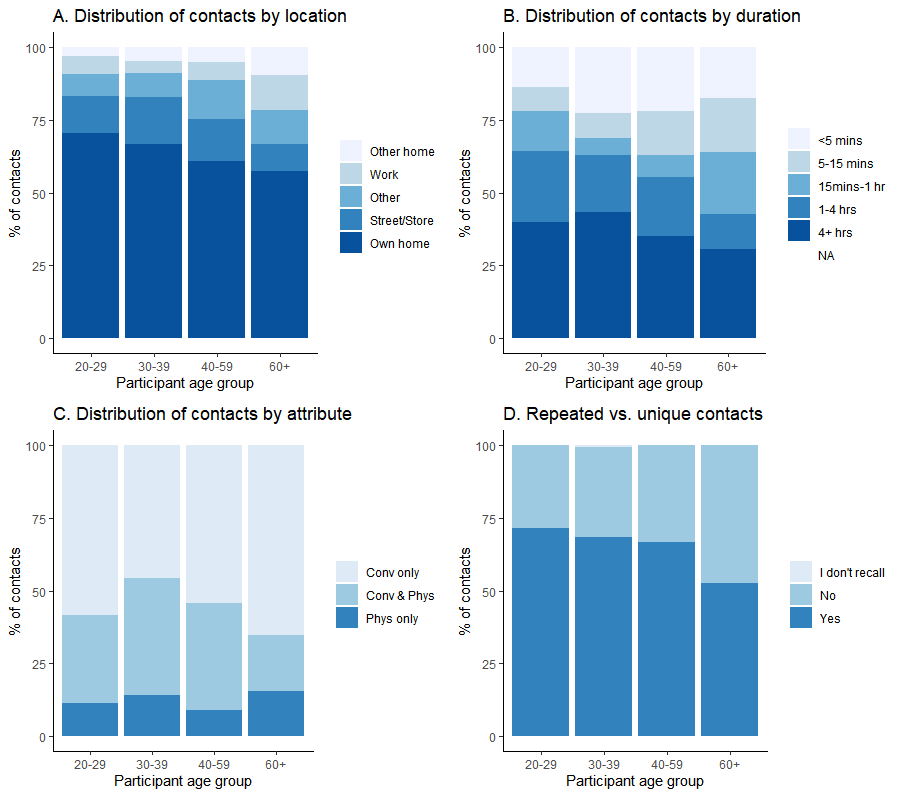

Source code (R):
## Datasets ---------------------------------
contact<-readRDS('./Phase1/Datasets/contact.rds')
part<-readRDS('./Phase1/Datasets/participant.rds')

# Packages ---------------------------------
list.of.packages <- c(
  "reshape2",
  "ggplot2",
  "ggpubr",
  "dplyr",
  "tidyverse",
  "kableExtra",
  "gridExtra",
  "RColorBrewer",
  "cowplot",
  "cellranger"
)
new.packages <- list.of.packages[!(list.of.packages %in% installed.packages()[,"Package"])]
if(length(new.packages)) install.packages(new.packages)
invisible(lapply(list.of.packages,library,character.only=T))
rm(list.of.packages,new.packages) #Removes lists for cleanliness

## Functions ------------------------------------------
# Function used to save legend of ggplot2 (allows manipulating legend)
get_legend<-function(myggplot){
  tmp <- ggplot_gtable(ggplot_build(myggplot))
  leg <- which(sapply(tmp$grobs, function(x) x$name) == "guide-box")
  legend <- tmp$grobs[[leg]]
  return(legend)
}

# Function used to visualize age-specific contact mixing matrix with controls over title, text size, mid and max points for legend and legend position

contactmatrix_viz<-function(matrix1,title,txt_size, mid, max, legendpos){
  ggplot(data = matrix1, aes(x=factor(age_cat), y=factor(contact_age), fill=avg_cont)) +    ##var1 is age of person, var2 is age of contact
    geom_raster(hjust = 0.5, vjust = 0.5,show.legend=T)+
    scale_fill_gradient2(low = "white", high = "#273871", mid = "#7FABD3", midpoint = mid, limit = c(0,max))+
    xlab("Age of participant")+ylab("Age of contact")+labs(fill = "Average \ncontact")+
    theme_classic()+
    theme(plot.title = element_text(size = 12), legend.title=element_text(size = 10),
          axis.text.x = element_text(size = 10), # changed from txt_size (MK)
          axis.text.y = element_text(size= 10),
          legend.justification = "right",
          legend.position = legendpos) +
    ggtitle(title)
}


## Variable Creation -----------------------
contact$loc <- NA
contact <- contact %>% left_join(part, by="part_id") %>%     #Join contact with participant info                                                                     #Make contact and part age symmetric
  mutate(age_cat = as.character(age_cat),
         age_cat = replace(age_cat, age_cat == "40-49", "40-59"),
         age_cat = replace(age_cat, age_cat == "50-59", "40-59")) %>%
  mutate(loc = ifelse(cont_home == "1", "home",
               ifelse(cont_otherhome == "1", "other_home",
                      ifelse(street == "1"|store == "1", "street_store",
                             ifelse(work=="1", "work", "other")))))%>% 
  mutate(totaltime = as.character(totaltime),
  totaltime = replace(totaltime, totaltime=="Between 1 hour to 4 hours", "1-4 hrs"),
  totaltime = replace(totaltime, totaltime == "Between 15 minutes to 1 hour", "15mins-1 hr"),
  totaltime = replace(totaltime, totaltime == "Between 5 to 15 minutes", "5-15 mins"),
  totaltime = replace(totaltime, totaltime == "Less than 5 minutes", "<5 mins"),
  totaltime = replace(totaltime, totaltime == "More than 4 hours", "4+ hrs"),
  totaltime = as.factor(totaltime),
  totaltime = ordered(totaltime, levels= c("<5 mins", "5-15 mins", "15mins-1 hr","1-4 hrs","4+ hrs")),
  loc = as.factor(loc),
  loc = ordered(loc, levels = c("other_home","work","other","street_store","home"))
)

## Plot 1 y-axis = location x-axis= age ----
df3 <- contact %>% group_by(age_cat, loc) %>% summarize(n=n()) %>% mutate(prop=round((n/sum(n))*100,digits=2))

p3<-ggplot(df3, aes(x=age_cat,y=prop, fill=loc)) +
  geom_col(aes(fill = loc)) +
  ylab("% of contacts") + xlab("Participant age group") +
  ggtitle("A. Distribution of contacts by location")+
  theme_classic() +
  theme(axis.text.x = element_text(angle=0),
        legend.title= element_blank()) +
  scale_fill_brewer("Blues", 
                    labels = c("Other home","Work","Other", "Street/Store", "Own home"))


## Plot2: y-axis = duration x-axis = age ----
df4 <- contact %>% group_by(age_cat, totaltime) %>% summarize(n=n()) %>% mutate(prop=round((n/sum(n))*100,digits=2))

p4<-ggplot(df4, aes(x=age_cat,y=prop, fill=totaltime)) +
  geom_col(aes(fill = totaltime)) +
  ylab("% of contacts") + xlab("Participant age group") +
  ggtitle("B. Distribution of contacts by duration")+
  scale_fill_brewer("Blues") +
  theme_classic()+
  theme(axis.text.x = element_text(angle=0),
        legend.title= element_blank())


## Plot 3: y-axis = physical vs conversational,  x-axis = age ----
df5 <- contact %>% group_by(age_cat, cont_attr) %>% summarize(n=n()) %>% mutate(prop=round((n/sum(n))*100,digits=2))

p5<-ggplot(df5, aes(x=age_cat,y=prop, fill=cont_attr)) +
  geom_col(aes(fill = cont_attr)) +
  ylab("% of contacts") + xlab("Participant age group") +
  ggtitle("C. Distribution of contacts by attribute")+
  scale_fill_brewer("Blues",
                    labels = c("Conv only","Conv & Phys","Phys only")) +
  theme_classic()+
  theme(axis.text.x = element_text(angle=0),
        legend.title= element_blank())


## Plots 4 y-axis = repeated, x-axis = age ----

df6 <- contact%>% filter(diaryday == "Second day" & !is.na(contact_fromdayone)) %>% group_by(age_cat,contact_fromdayone) %>% 
  summarize(n=n()) %>% mutate(prop=round((n/sum(n))*100,digits=2)) 
p6 <-ggplot(df6, aes(x=age_cat,y=prop, fill=contact_fromdayone)) +
  geom_col(aes(fill = contact_fromdayone)) +
  ylab("% of contacts")+ xlab("Participant age group") +
  ggtitle("D. Repeated vs. unique contacts")+
  scale_fill_brewer("Blues")+
  theme_classic()+
  theme(axis.text.x = element_text(angle=0),
        legend.title= element_blank()) 


## 2x2 grid layout -----
lay<-rbind(c(1,2),
           c(3,4))
grid.arrange(p3,p4,p5,p6, 
             layout_matrix=lay)
